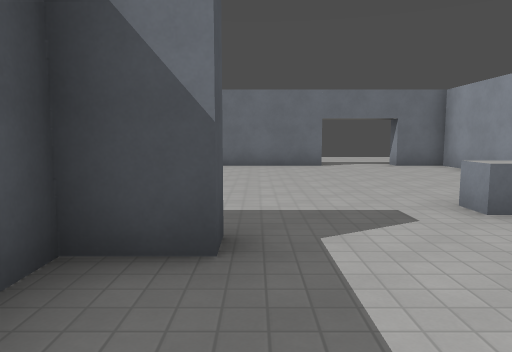
View 1 (above)

12 first-person views from a walk through a Godot game level. The camera is 1.5 m above the floor, tilts 6° down and sees 70° across. The floor is counted in squares, 2 m on a side. Each view is taken from the middle of a square. On the plan, view 1 faces up. The plan holds only what a view shows up to about 11 squares ahead; the rest is blank. The place goes on beyond the plan. Some surface patterns are stand-ins.

View 2
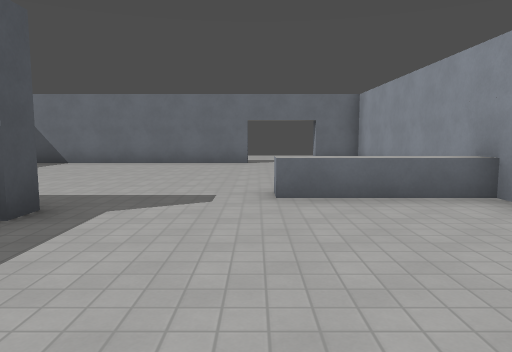

View 3
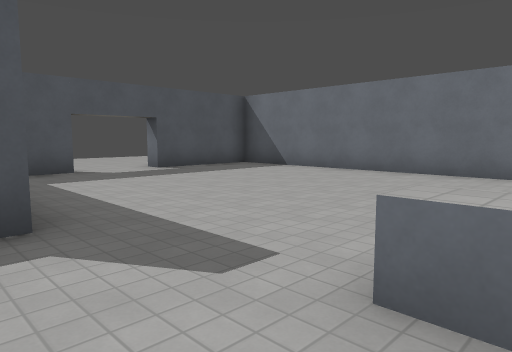

View 4
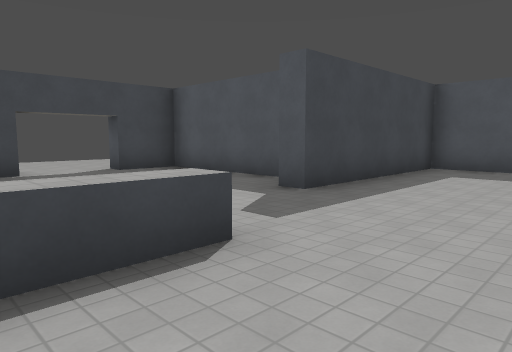

View 5
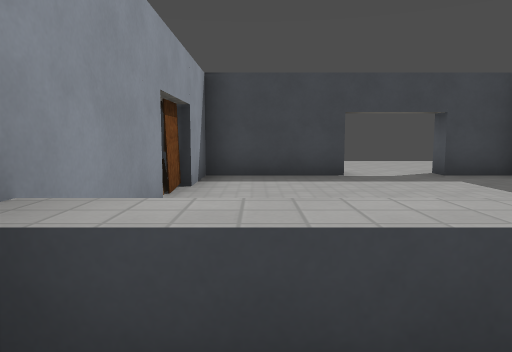

View 6
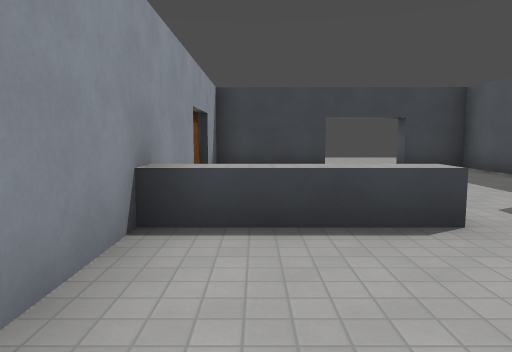

View 7
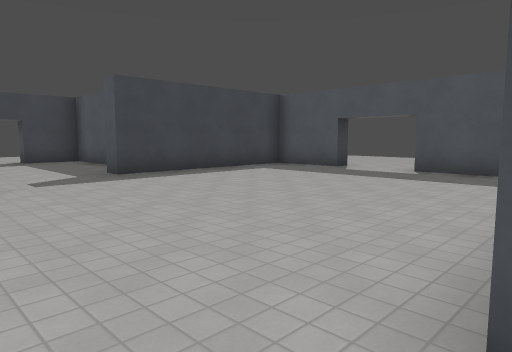

View 8
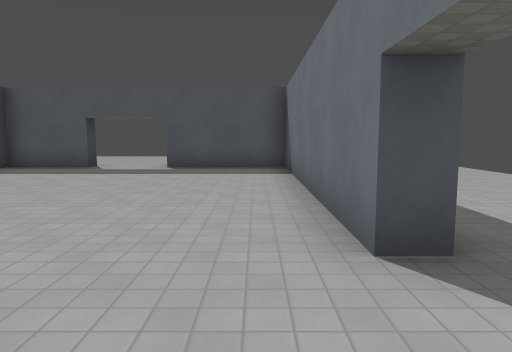

View 9
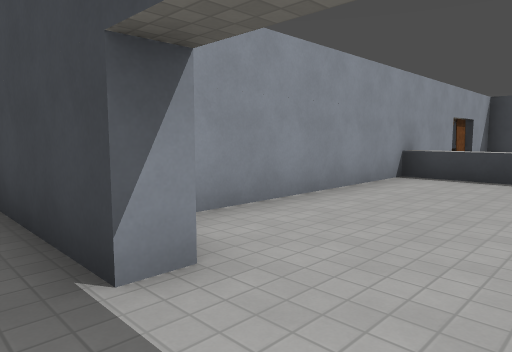

View 10
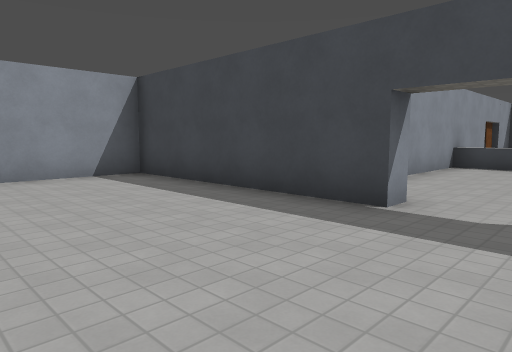

View 11
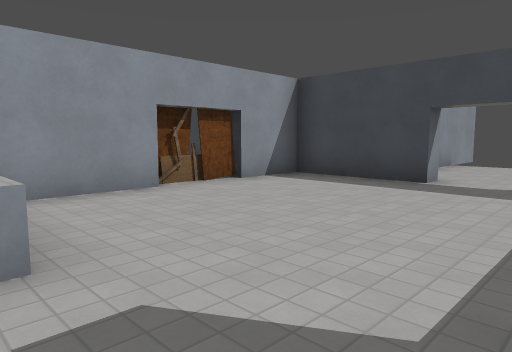

View 12
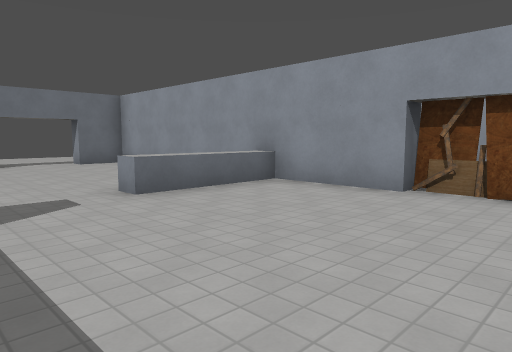

### Floor plan
Points are (right, up) in squares from view 1. A wall is a line through its corners. A room is listed if a view was taken in it or the views show most of it. See-through windows are left out.
Room 1 (views 1, 2, 3, 4, 5, 6, 7, 8, 11, 12)
walls: (1.7, 10.4) (1.7, 9.8) (-5.3, 9.8) (-5.3, 6.8); (5.5, 1.1) (5, 1.1) (5, 9.8) (3.7, 9.8) (3.7, 10.2); (-5.8, 4.8) (-5.3, 4.8) (-5.3, 2.8) (-0.2, 2.8) (-0.2, 2.2) (-1.3, 2.2) (-1.3, -2.2) (0.2, -2.2); (5.2, -0.6) (5.2, 1.1); (2.3, -2.2) (5, -2.2) (5, -0.6) (5.5, -0.6)
low walls: (5.1, 3.5) (2.3, 3.5) (2.3, 4) (5, 4)
ways out: opening at (-5, 5.5) to room 2; opening at (1.5, -2) to room 2; opening at (2.5, 10) to room 2
Room 2 (views 9, 10)
walls: (-5.3, 6.8) (-5.8, 6.8); (0.2, -2.2) (0.2, -2.8); (3.7, 10.2) (9.2, 10.2) (9.2, 12.7); (2.3, -2.8) (2.3, -2.2); (3.2, -7.5) (3.2, -5.8)
ways out: opening at (-5, 5.5) to room 1; opening at (1.5, -2) to room 1; opening at (2.5, 10) to room 1

Where each view was taken, in squares from view 1:
view 1: 0 up, 0 right, facing up
view 2: 1 down, 2 right, facing up
view 3: 2 up, 3 right, facing up-left
view 4: 6 up, 4 right, facing down-left
view 5: 5 up, 4 right, facing down
view 6: 7 up, 4 right, facing down
view 7: 10 up, 3 right, facing down-left
view 8: 9 up, 4 right, facing left
view 9: 11 up, 2 right, facing down-right
view 10: 14 up, 2 right, facing down-right
view 11: 4 up, 0 right, facing down-right
view 12: 1 down, 0 right, facing up-right
